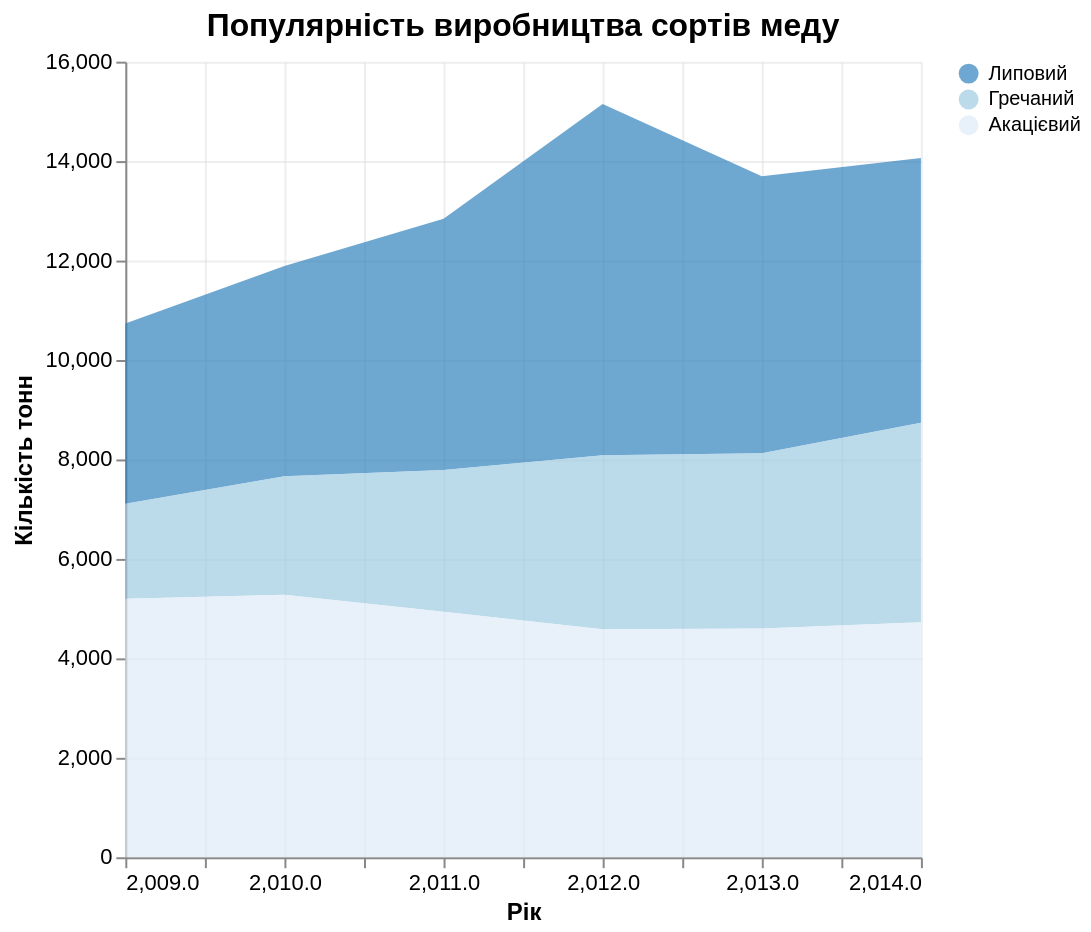

Here is the Vega-Lite specification saved for this chart:
### Vega-Lite specification from a JSON file in a GitHub repository (floating-point values rounded to 4 significant figures)
{"$schema": "https://vega.github.io/schema/vega-lite/v5.json", "title": {"text": "Популярність виробництва сортів меду", "fontSize": 16, "fontWeight": "bold"}, "width": 400, "height": 400, "data": {"values": [{"Year": 2009, "Липовий": 3625, "Гречаний": 1908, "Акацієвий": 5201}, {"Year": 2010, "Липовий": 4227, "Гречаний": 2384, "Акацієвий": 5279}, {"Year": 2011, "Липовий": 5054, "Гречаний": 2849, "Акацієвий": 4938}, {"Year": 2012, "Липовий": 7061, "Гречаний": 3501, "Акацієвий": 4585}, {"Year": 2013, "Липовий": 5570, "Гречаний": 3526, "Акацієвий": 4598}, {"Year": 2014, "Липовий": 5327, "Гречаний": 4012, "Акацієвий": 4724}]}, "encoding": {"x": {"field": "Year", "type": "quantitative", "axis": {"title": "Рік", "titleFontWeight": "bold", "grid": true}}, "y": {"field": "value", "type": "quantitative", "axis": {"title": "Кількість тонн", "titleFontWeight": "bold", "grid": true}}, "color": {"field": "name", "type": "nominal", "scale": {"domain": ["Липовий", "Гречаний", "Акацієвий"], "range": ["#3182bd", "#9ecae1", "#deebf7"]}, "legend": {"title": null, "orient": "right"}}}, "layer": [{"mark": {"type": "area", "opacity": 0.7}, "transform": [{"fold": ["Липовий", "Гречаний", "Акацієвий"], "as": ["name", "value"]}]}], "config": {"axis": {"gridColor": "#ddd", "gridOpacity": 0.5, "labelFontSize": 11, "titleFontSize": 12}, "view": {"stroke": null}}}
